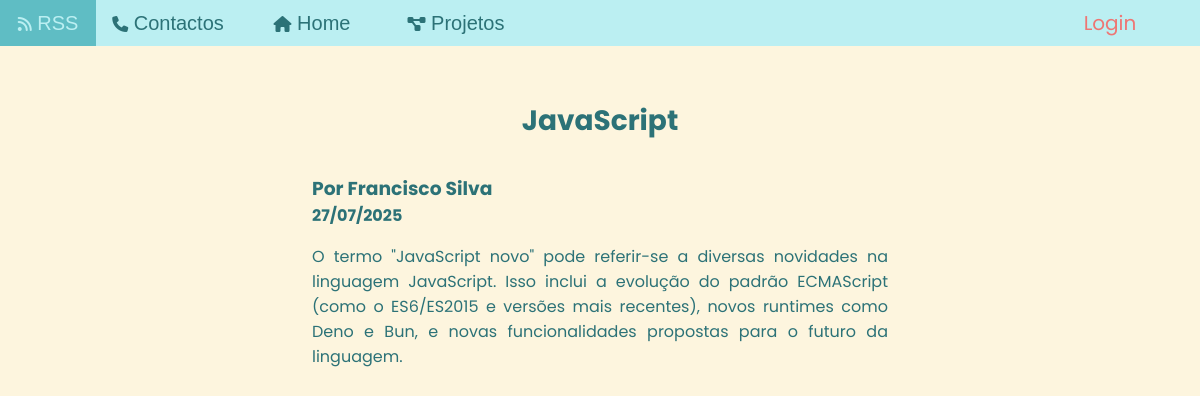
/php/noticias.php?id=4, run on the app's committed database.
### tables this page shows
CREATE TABLE `noticias` (
  `id` INT NOT NULL AUTO_INCREMENT,
  `titulo` VARCHAR(255) NOT NULL,
  `conteudo` TEXT NOT NULL,
  `data` DATE NOT NULL,
  `autor` INT NOT NULL,
  PRIMARY KEY (`id`),
  KEY `autor_idx` (`autor`),
  CONSTRAINT `fk_noticias_autor` FOREIGN KEY (`autor`) REFERENCES `utilizadores` (`id`) ON DELETE NO ACTION ON UPDATE NO ACTION
);

CREATE TABLE `utilizadores` (
  `id` INT NOT NULL AUTO_INCREMENT,
  `nome` VARCHAR(45) NOT NULL,
  `apelido` VARCHAR(45) NOT NULL,
  `email` VARCHAR(255) NOT NULL,
  `telefone` VARCHAR(9) NOT NULL,
  `palavra_passe` VARCHAR(255) NOT NULL,
  `tipo` VARCHAR(15) NOT NULL DEFAULT 'cliente',
  PRIMARY KEY (`id`),
  UNIQUE (`email`)
);

### php/noticias.php (the view, shortened to what this page needs)
<!DOCTYPE html>
<html lang="pt">
<head>
    <link rel="stylesheet" href="../css/estilo.css">
    <link rel="stylesheet" href="../css/noticiasprojetos.css">
</head>
<body>
    <nav>
        <button onclick="rss()"><i class="fa-solid fa-rss"></i> RSS </button>
        <button onclick="std()"><i class="fa-solid fa-phone"></i> Contactos </button>
        <a href="../index.php"><button><i class="fa-solid fa-house"></i></i> Home </button></a>
        <a href="projetos.php"><button><i class="fa-solid fa-diagram-project"></i> Projetos </button></a>
        <?php
            include ("conexao.php");
            if (!isset($_SESSION['id'])) {
                echo "<label><a href='php/login.php'>Login</a></label>";
            }
        ?>
    </nav>
    <section id="noticias">
        <?php
            if (isset($_GET['id'])) {
                $noticia_id = $_GET['id'];
                $stmt = $conn->prepare("SELECT titulo, conteudo, data, nome, apelido FROM noticias INNER JOIN utilizadores ON noticias.autor = utilizadores.id WHERE noticias.id = ?");
                $stmt->bind_param("i", $noticia_id);
                $stmt->execute();
                $result = $stmt->get_result();
                if ($row = $result->fetch_assoc()) {
                    $titulo = $row['titulo'];
                    $materia = $row['conteudo'];
                    $data = date("d/m/Y", strtotime($row['data']));
                    $nome = $row['nome'];
                    $apelido = $row['apelido'];
                }
                echo "<h2>$titulo</h2>
                <h3 class='namedate'>Por $nome $apelido</h3>
                <h4 class='namedate'>$data</h4>
                <p id='materia'>$materia</p>";
                exit();
            }
        ?>

### css/estilo.css (style rules this page uses)
* { margin: 0; }
body { background-color: #FDF5DE; font-family: poppins, arial, sans-serif; color: #2C7277; }
nav { background-color: #BBEFF2; position: fixed; width: 100vw; z-index: 2; display: grid; grid-template-columns: 8vw 12vw 12vw 12vw auto 15vw; text-align: center; }
nav button, nav label { background-color: #BBEFF2; padding: 1vh 0; color: #2C7277; border: none; font-size: 2.5vh; transition: 0.3s; cursor: pointer; }
nav label { grid-column-start: 6; grid-column-end: 7; }
nav a { color: #EE7674; text-decoration: none; transition: 0.3s; }
nav button i { font-size: 2vh; }
nav a button { height: 100%; width: 100%; }
#noticias { padding-top: 5vh; margin-bottom: 5vh; margin-left: 10vw; width: 80vw; display: grid; grid-template-columns: repeat(5, 1fr); text-align: center; justify-items: center; }
#noticias h2 { grid-column-start: 1; grid-column-end: 6; font-size: 3.5vh; margin-bottom: 4vh; }

### css/noticiasprojetos.css (style rules this page uses)
section { padding-top: 12.5vh!important; }
.namedate { margin-right: auto; grid-column-start: 2; grid-column-end: 3; }
#materia { margin-top: 2vh; grid-column-start: 2; grid-column-end: 5; text-align: justify; }

### data on the page
noticias: titulo "JavaScript", autor.nome "Francisco", autor.apelido "Silva", data "27/07/2025", conteudo "O termo \"JavaScript novo\" pode referir-se a diversas novidades na linguagem JavaScript. Isso inclui a evolução do padrão ECMAScript (como o ES6/ES2015 e versões mais recentes), novos runtimes como Deno e Bun, e novas funcionalidades propostas para o futuro da linguagem."
